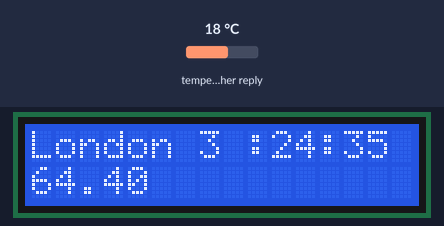
Simulated run of this sketch. Board: ESP32. Shown: 16×2 character LCD. The test bench sets the inputs (shaded band); at power-on: temperature in the weather reply 18 °C. WiFi joins after 1.5 s; servers stay silent unless stated; the local clock reads 2024-03-15 10:24:30 at power-on unless the sketch sets it; web services answer with replies made up by the test bench; what the sketch prints to the serial monitor is not drawn.

Above: at 5.8 s.
5.9 s: temperature in the weather reply set to -14 °C
At 10.9 s:
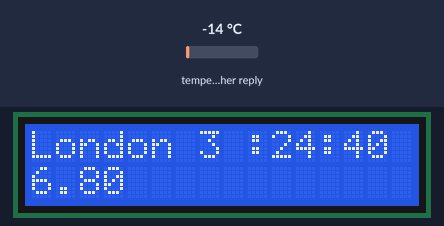
17.1 s: temperature in the weather reply set to -1 °C
At 22.3 s:
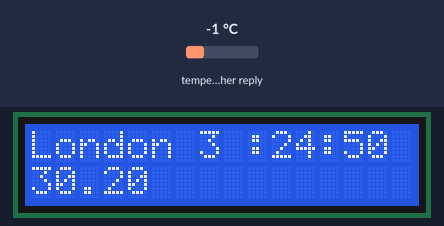
27.6 s: temperature in the weather reply set to 14 °C
At 32.5 s:
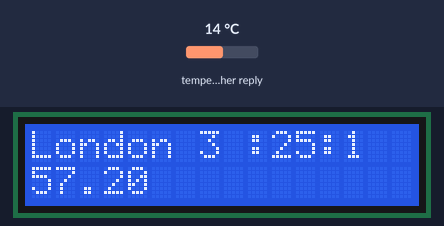
Timing chart, 0 to 34.0 s (numbered marks = the images above; inputs shaded):
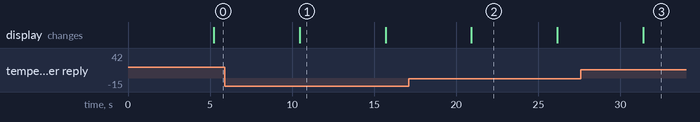

Measured:
- what the display in image 1 shows lasts 5.2 s, from 10.5 s to 15.7 s

The sketch:

Project.ino
```cpp
#include <ArduinoJson.h>

#include <DS3231.h>
DS3231 rtc;

#include <Wire.h>
#include <LiquidCrystal_I2C.h>

#include <HTTPClient.h>

#include <WiFi.h>

LiquidCrystal_I2C lcd(0x27, 16, 2);

const char* ssid = "";
const char* password = "";

unsigned long lastTime = 0;
unsigned long timerDelay = 5000;

String serverName = "http://api.openweathermap.org/data/2.5/weather?zip=44243&appid=";

void setup()
{
  Serial.begin(9600);

  Wire.begin();

  rtc.setHour(3);

  lcd.begin();

  lcd.backlight();
  lcd.clear();
  lcd.setCursor(0,0);
  lcd.print("Connecting...");

  WiFi.mode(WIFI_STA);
  WiFi.begin(ssid, password);
  Serial.print("Connecting to WiFi ..");
  while (WiFi.status() != WL_CONNECTED) {
    Serial.print('.');
    delay(100);
  }
  Serial.println(WiFi.localIP());

  //lcd.print("Cool");
}

void loop()
{
  if((millis() - lastTime) > timerDelay) {
    //Serial.print(rtc.getSecond());
    if(WiFi.status() == WL_CONNECTED) {
      HTTPClient http;
      http.begin(serverName.c_str());
      int httpResponseCode = http.GET();
      if(httpResponseCode > 0) {
        //Serial.print("HTTP Response code: ");
        //Serial.println(httpResponseCode);
        String payload = http.getString();
        DynamicJsonDocument doc(1024);
        deserializeJson(doc, payload.c_str());
        float temp = doc["main"]["temp"];
        temp = ((temp-273.15) * (9.0 / 5.0)) + 32.0;
        const char * city = doc["name"];
        lcd.clear();
        lcd.setCursor(0,0);
        lcd.print(city);
        lcd.setCursor(0,1);
        lcd.print(temp);
        int x = 7;
        bool ignore = true;
        lcd.setCursor(x,0);
        lcd.print(rtc.getHour(ignore,ignore));
        lcd.setCursor(x+2,0);
        lcd.print(":");
        lcd.setCursor(x+3,0);
        lcd.print(rtc.getMinute());
        lcd.setCursor(x+5,0);
        lcd.print(":");
        lcd.setCursor(x+6,0);
        lcd.print(rtc.getSecond());
      }
      else {
        Serial.print("Error code: ");
        Serial.println(httpResponseCode);
      }
      http.end();
    }
    else {
      Serial.println("WiFi Disconnected");
    }
    lastTime = millis();
  }
}
```
